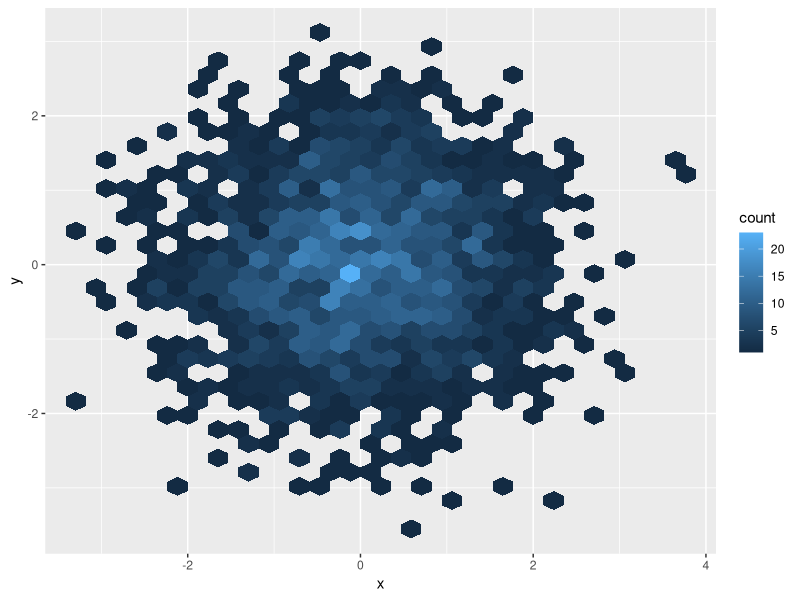
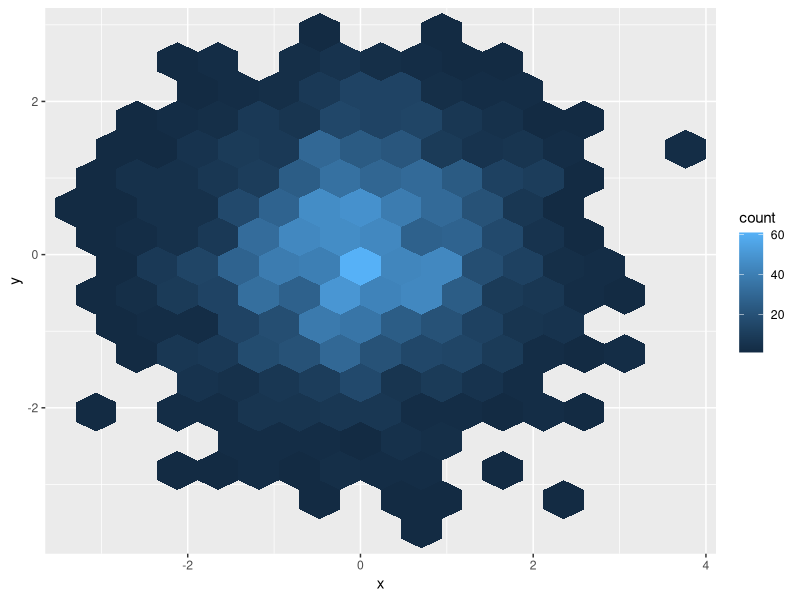
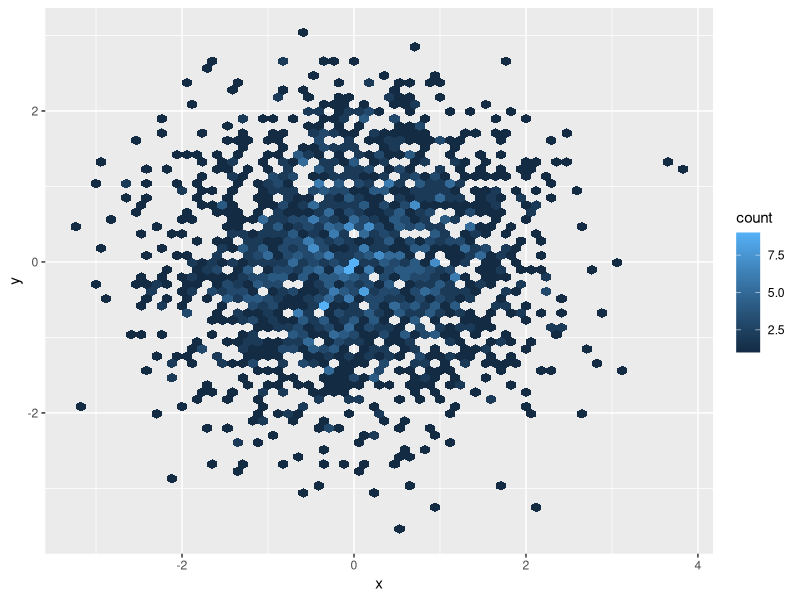
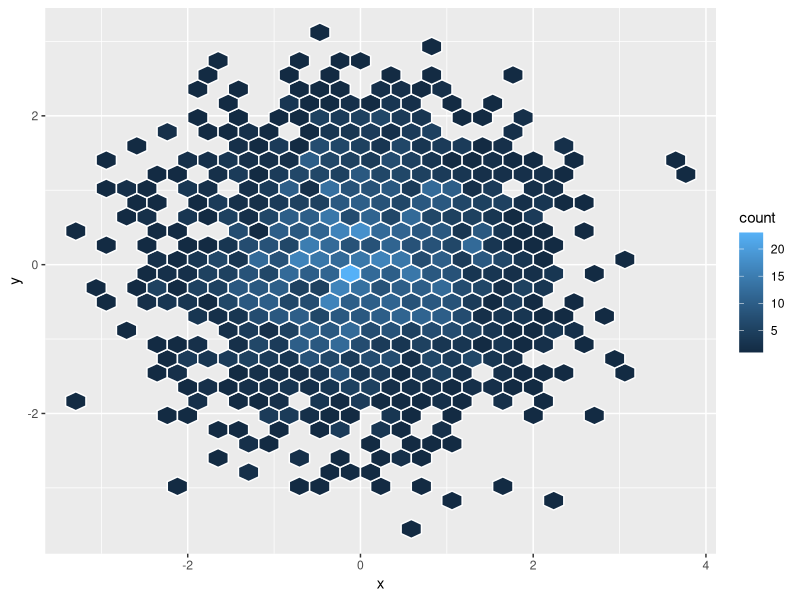
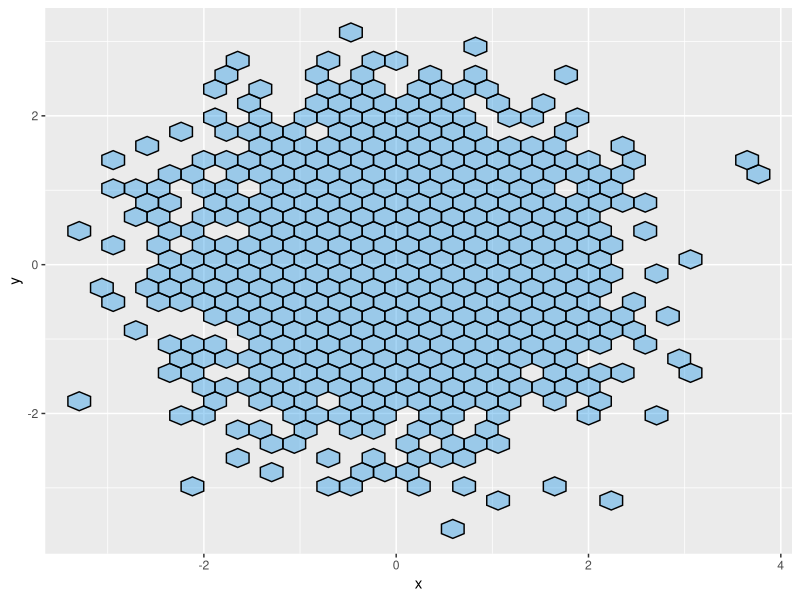
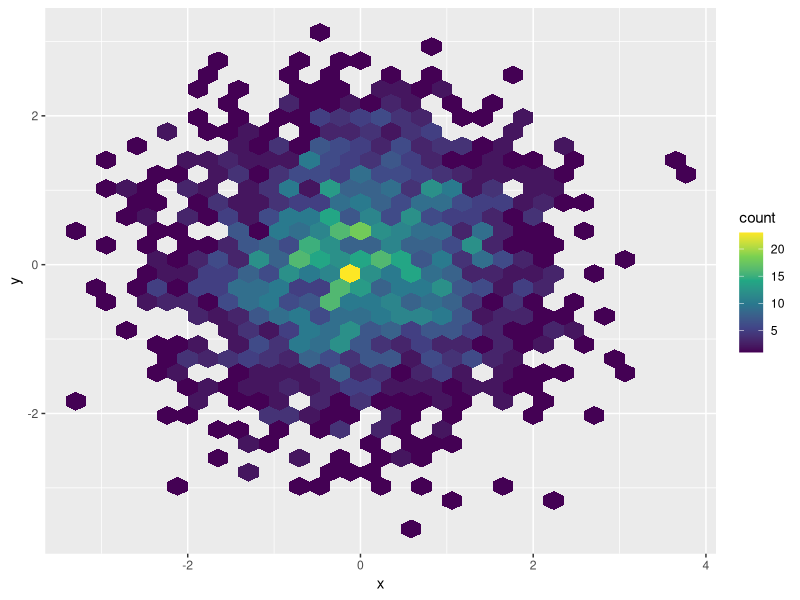
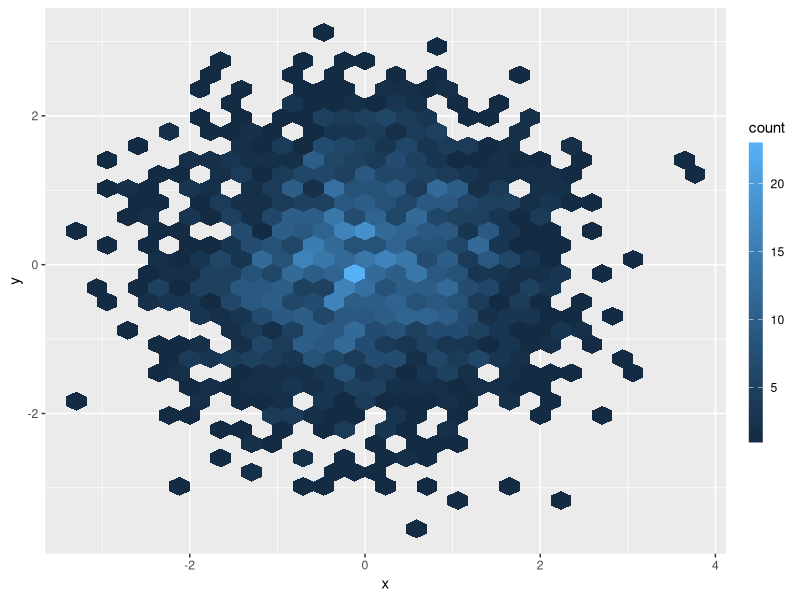
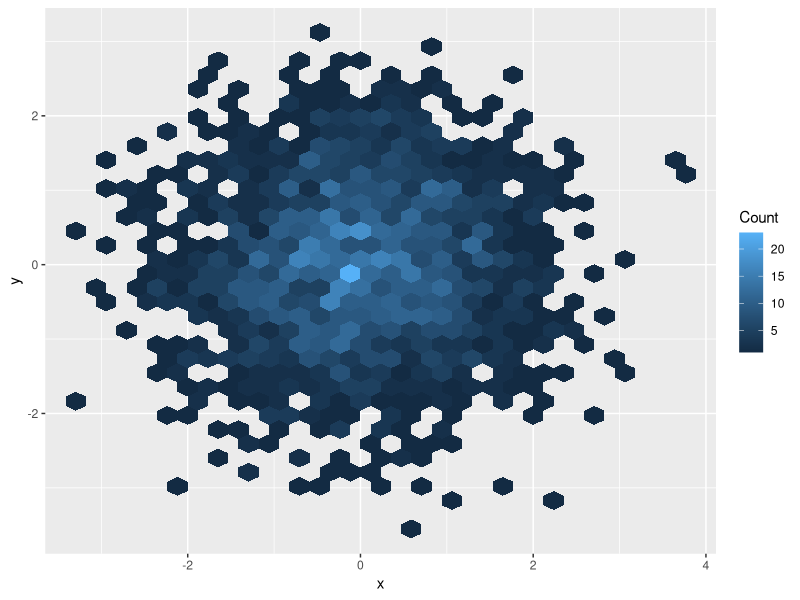

The R script that drew these images, in order:
library(ggplot2)

# Data
set.seed(1)
df <- data.frame(x = rnorm(2000), y = rnorm(2000))

ggplot(df, aes(x = x, y = y)) +
  geom_hex()

# Few bins
ggplot(df, aes(x = x, y = y)) +
  geom_hex(bins = 15)

# Too many bins
ggplot(df, aes(x = x, y = y)) +
  geom_hex(bins = 60)

# Border color
ggplot(df, aes(x = x, y = y)) +
  geom_hex(color = "white")

# Fill and transparency
ggplot(df, aes(x = x, y = y)) +
  geom_hex(color = 1, fill = 4, alpha = 0.4)

# Color palette
ggplot(df, aes(x = x, y = y)) +
  geom_hex() +
  scale_fill_viridis_c()

# Legend customization
# Width and height
ggplot(df, aes(x = x, y = y)) +
  geom_hex() +
  guides(fill = guide_colourbar(barwidth = 0.7,
                                barheight = 15))

# Change the title
ggplot(df, aes(x = x, y = y)) +
  geom_hex() +
  guides(fill = guide_colourbar(title = "Count"))

# Remove the labels and the ticks
ggplot(df, aes(x = x, y = y)) +
  geom_hex() +
  guides(fill = guide_colourbar(label = FALSE,
                                ticks = FALSE))

# Remove the legend
ggplot(df, aes(x = x, y = y)) +
  geom_hex() +
  theme(legend.position = "none")
